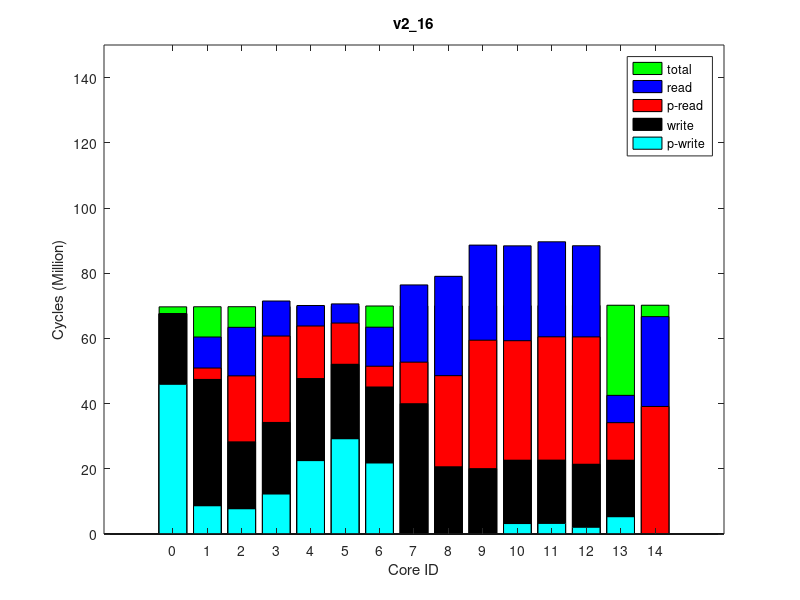

Here is the MATLAB script that generated this plot:
times(1, :, :) = [
0, 70751520, 0
3489798, 70780768, 0
20238797, 70796708, 0
26507347, 70833513, 0
12738803, 71032938, 0
6368826, 71014872, 0
12644591, 70948824, 0
16116001, 70892592, 0
27944662, 71045985, 0
39393781, 71060531, 0
36649579, 71100020, 0
37818449, 71153131, 0
38311580, 71264050, 0
10961294, 71260833, 0
39060368, 71208088, 0
];
times(2, :, :) = [
0, 70752091, 0
3488790, 70781358, 0
20239537, 70797310, 0
26507227, 70834077, 0
12739343, 71033509, 0
6369182, 71015450, 0
12643796, 70949406, 0
16117294, 70893261, 0
27945900, 71046596, 0
39394414, 71061140, 0
36650388, 71099989, 0
37819759, 71152544, 0
39213535, 71262785, 0
11573724, 71259568, 0
39064540, 71206928, 0
];
times(3, :, :) = [
0, 70752499, 0
3488697, 70781749, 0
20240186, 70797697, 0
26507374, 70834453, 0
12740055, 71033898, 0
6368897, 71015810, 0
12643996, 70949714, 0
16116327, 70893534, 0
27946009, 71046964, 0
39394719, 71061503, 0
36650463, 71100366, 0
37819256, 71152903, 0
39213632, 71263118, 0
11573305, 71259883, 0
39064968, 71207228, 0
];
times(4, :, :) = [
0, 70752162, 0
3489435, 70781399, 0
20239090, 70797352, 0
26506035, 70834045, 0
12739486, 71033465, 0
6369374, 71015383, 0
12644277, 70949345, 0
16116753, 70893164, 0
27945239, 71046561, 0
39394173, 71061107, 0
36649603, 71099980, 0
37819416, 71152500, 0
39213580, 71262828, 0
11572813, 71259619, 0
39063980, 71206943, 0
];
times(5, :, :) = [
0, 70751867, 0
3490124, 70781126, 0
20239616, 70797076, 0
26506458, 70833818, 0
12739569, 71033302, 0
6368706, 71015231, 0
12643826, 70949163, 0
16116035, 70892999, 0
27945274, 71046401, 0
39394297, 71060949, 0
36649372, 71099805, 0
37819190, 71152361, 0
39213554, 71262718, 0
11572893, 71259499, 0
39063928, 71206827, 0
];
times(6, :, :) = [
0, 70751073, 0
3489579, 70780339, 0
20239584, 70796295, 0
26506884, 70833092, 0
12740377, 71032542, 0
6369066, 71014466, 0
12644713, 70948405, 0
16117403, 70892165, 0
27945382, 71045595, 0
39393296, 71060149, 0
36647993, 71099003, 0
37818883, 71151549, 0
39212557, 71261788, 0
11571806, 71258565, 0
39063288, 71205909, 0
];
times(7, :, :) = [
0, 70750052, 0
3489883, 70779294, 0
20240203, 70795257, 0
26506345, 70832053, 0
12738752, 71031530, 0
6369228, 71013439, 0
12644336, 70947389, 0
16117563, 70891215, 0
27944276, 71044610, 0
39392440, 71059155, 0
36648036, 71098036, 0
37818125, 71150598, 0
39211950, 71260842, 0
11572240, 71257615, 0
39061465, 71204980, 0
];
times(8, :, :) = [
0, 70752025, 0
3488820, 70781285, 0
20238445, 70797238, 0
26505838, 70834018, 0
12739380, 71033491, 0
6369325, 71015427, 0
12644321, 70949363, 0
16116851, 70893155, 0
27944944, 71046574, 0
39394148, 71061119, 0
36651209, 71099954, 0
37819685, 71152498, 0
39213096, 71262746, 0
11573379, 71259511, 0
39064264, 71206860, 0
];
times(9, :, :) = [
0, 70751497, 0
3489442, 70780682, 0
20238623, 70796622, 0
26506769, 70833417, 0
12739604, 71032865, 0
6368892, 71014798, 0
12644166, 70948734, 0
16115859, 70892492, 0
27944871, 71045919, 0
39393458, 71060459, 0
36649171, 71099323, 0
37819783, 71151879, 0
39212693, 71262184, 0
11573133, 71258965, 0
39064423, 71206280, 0
];
times(10, :, :) = [
0, 70751041, 0
3489460, 70780281, 0
20238812, 70796232, 0
26505803, 70832983, 0
12738378, 71032474, 0
6369012, 71014384, 0
12645069, 70948307, 0
16116976, 70892088, 0
27945296, 71045532, 0
39393538, 71060076, 0
36648926, 71098880, 0
37818866, 71151406, 0
39212205, 71261689, 0
11572732, 71258466, 0
39063468, 71205796, 0
];
ave_times = round(squeeze(mean(times)));
format long g, ave_times
std_times = round(squeeze(std(times)));
format long g, std_times
polling_read_times = ave_times;
times(1, :, :) = [
45912360, 72577629, 0
8658093, 72606895, 0
7738948, 72623187, 0
12263041, 72660582, 0
0, 72862268, 0
21782763, 72844367, 0
29221129, 72777375, 0
22511987, 72720407, 0
0, 72875161, 0
3572, 72890203, 0
3206762, 72929330, 0
3242825, 72980787, 0
0, 73088637, 0
5786139, 73085639, 0
2054996, 73034627, 0
];
times(2, :, :) = [
45912474, 72577818, 0
8661321, 72607560, 0
7742264, 72623870, 0
12255517, 72660986, 0
0, 72862682, 0
21782074, 72844785, 0
29209861, 72777763, 0
22505605, 72720773, 0
0, 72875569, 0
3533, 72890585, 0
3205777, 72928859, 0
3242504, 72980439, 0
0, 73087582, 0
5241628, 73084588, 0
2054333, 73033686, 0
];
times(3, :, :) = [
45908751, 72574442, 0
8654527, 72602364, 0
7737986, 72618947, 0
12264658, 72656588, 0
0, 72858356, 0
21779306, 72840454, 0
29213655, 72773352, 0
22510725, 72716376, 0
0, 72871206, 0
3530, 72886203, 0
3205408, 72924379, 0
3242179, 72975672, 0
0, 73082796, 0
5241680, 73079790, 0
2053843, 73028868, 0
];
times(4, :, :) = [
45912912, 72578322, 0
8657509, 72605922, 0
7739120, 72622210, 0
12263779, 72660170, 0
0, 72861921, 0
21781490, 72843996, 0
29220221, 72776926, 0
22514302, 72719920, 0
0, 72874814, 0
3570, 72889857, 0
3206438, 72928559, 0
3241643, 72979303, 0
0, 73086457, 0
5241653, 73083439, 0
2053744, 73032535, 0
];
times(5, :, :) = [
45910609, 72575481, 0
8659109, 72605868, 0
7740661, 72622191, 0
12258120, 72658907, 0
0, 72860458, 0
21779560, 72842529, 0
29207391, 72775487, 0
22504768, 72718385, 0
0, 72873344, 0
3553, 72888377, 0
3205491, 72926507, 0
3242212, 72977844, 0
0, 73084949, 0
5242068, 73081941, 0
2054369, 73031023, 0
];
times(6, :, :) = [
45911861, 72577376, 0
8659382, 72607260, 0
7741081, 72623545, 0
12262966, 72660632, 0
0, 72862436, 0
21782233, 72844538, 0
29214333, 72777486, 0
22506346, 72720461, 0
0, 72875333, 0
3537, 72890350, 0
3205096, 72928461, 0
3242187, 72980152, 0
0, 73087309, 0
5241557, 73084313, 0
2054459, 73033409, 0
];
times(7, :, :) = [
45909239, 72574453, 0
8649507, 72604414, 0
7733743, 72620716, 0
12264666, 72657995, 0
0, 72859607, 0
21779057, 72841698, 0
29227135, 72774601, 0
22510772, 72717563, 0
0, 72872476, 0
3523, 72887478, 0
3205628, 72925690, 0
3241941, 72976979, 0
0, 73084076, 0
5241005, 73081080, 0
2053824, 73030155, 0
];
times(8, :, :) = [
45910363, 72575710, 0
8659326, 72604422, 0
7742598, 72620680, 0
12258562, 72658772, 0
0, 72860293, 0
21781555, 72842352, 0
29203261, 72775280, 0
22506922, 72718207, 0
0, 72873139, 0
3553, 72888152, 0
3205417, 72926278, 0
3241851, 72977593, 0
0, 73084737, 0
5241793, 73081731, 0
2054285, 73030792, 0
];
times(9, :, :) = [
45913005, 72577825, 0
8661373, 72607473, 0
7743904, 72623760, 0
12265961, 72660769, 0
0, 72862656, 0
21781636, 72844765, 0
29207828, 72777704, 0
22515100, 72720604, 0
0, 72875552, 0
3533, 72890573, 0
3205123, 72928717, 0
3241707, 72979982, 0
0, 73087077, 0
5241738, 73084063, 0
2054376, 73033143, 0
];
times(10, :, :) = [
45912239, 72577268, 0
8656364, 72606508, 0
7737022, 72622791, 0
12262762, 72660204, 0
0, 72862167, 0
21783178, 72844281, 0
29216706, 72777120, 0
22507107, 72719986, 0
0, 72875019, 0
3543, 72890035, 0
3205572, 72928086, 0
3241862, 72979370, 0
0, 73086451, 0
5241638, 73083449, 0
2054115, 73032517, 0
];
ave_times = round(squeeze(mean(times)));
format long g, ave_times
std_times = round(squeeze(std(times)));
format long g, std_times
polling_write_times = ave_times;
times(1, :, :) = [
0, 98441072, 0
13011778, 98491001, 64000
35132269, 98508089, 128000
37255070, 98568099, 64000
36434392, 98850575, 64000
18348049, 98826771, 128000
18529479, 98734393, 64000
22407340, 98652647, 64000
58419104, 98866292, 128000
68563760, 98880658, 64000
65753604, 98938634, 64000
66976421, 99020897, 64000
65822448, 99192508, 250000
19308945, 99186305, 128000
67043309, 99104996, 64000
];
times(2, :, :) = [
0, 98442122, 0
13011650, 98492043, 64000
35133622, 98509156, 128000
37255287, 98569217, 64000
36434935, 98851624, 64000
18348534, 98827826, 128000
18529528, 98735416, 64000
22406443, 98653770, 64000
58420329, 98867346, 128000
68564273, 98881707, 64000
65753766, 98939090, 64000
66972377, 99020687, 64000
66779085, 99191594, 250000
19955080, 99185385, 128000
67027475, 99104206, 64000
];
times(3, :, :) = [
0, 98440942, 0
13012310, 98490851, 64000
35132584, 98507964, 128000
37254818, 98567980, 64000
36434416, 98850363, 64000
18348169, 98826562, 128000
18529502, 98734218, 64000
22406549, 98652541, 64000
58418713, 98866093, 128000
68563129, 98880451, 64000
65752740, 98937795, 64000
66971422, 99019462, 64000
66777879, 99190296, 250000
19955023, 99184097, 128000
67025375, 99102902, 64000
];
times(4, :, :) = [
0, 98441438, 0
13011841, 98491354, 64000
35130664, 98508450, 128000
37253812, 98568488, 64000
36434063, 98850919, 64000
18348307, 98827124, 128000
18529813, 98734785, 64000
22405683, 98653091, 64000
58419259, 98866687, 128000
68563508, 98881064, 64000
65753314, 98938400, 64000
66972504, 99020043, 64000
66778561, 99191022, 250000
19955454, 99184829, 128000
67027058, 99103647, 64000
];
times(5, :, :) = [
0, 98442582, 0
13012134, 98492451, 64000
35133119, 98509576, 128000
37255657, 98569610, 64000
36434580, 98852069, 64000
18348486, 98828276, 128000
18530236, 98735885, 64000
22405989, 98654189, 64000
58420955, 98867819, 128000
68564574, 98882193, 64000
65754631, 98939531, 64000
66973649, 99021208, 64000
66779821, 99192145, 250000
19957012, 99185950, 128000
67028881, 99104776, 64000
];
times(6, :, :) = [
0, 98441634, 0
13011707, 98491482, 64000
35130851, 98508609, 128000
37253718, 98568672, 64000
36434356, 98851131, 64000
18348299, 98827333, 128000
18529655, 98734928, 64000
22406770, 98653278, 64000
58419743, 98866884, 128000
68563829, 98881259, 64000
65753519, 98938574, 64000
66972333, 99020237, 64000
66778750, 99191106, 250000
19956002, 99184911, 128000
67027043, 99103730, 64000
];
times(7, :, :) = [
0, 98442305, 0
13011704, 98492207, 64000
35133191, 98509310, 128000
37254937, 98569319, 64000
36435280, 98851703, 64000
18348794, 98827874, 128000
18530090, 98735513, 64000
22406147, 98653849, 64000
58420676, 98867427, 128000
68564217, 98881781, 64000
65753808, 98939118, 64000
66972619, 99020735, 64000
66779149, 99191634, 250000
19955952, 99185430, 128000
67027732, 99104245, 64000
];
times(8, :, :) = [
0, 98441307, 0
13011240, 98491221, 64000
35133421, 98508310, 128000
37254629, 98568400, 64000
36434558, 98850847, 64000
18348524, 98827053, 128000
18529612, 98734676, 64000
22405674, 98652953, 64000
58418879, 98866567, 128000
68564287, 98880971, 64000
65753173, 98938359, 64000
66972059, 99019985, 64000
66778369, 99190828, 250000
19955326, 99184627, 128000
67026653, 99103426, 64000
];
times(9, :, :) = [
0, 98441693, 0
13011704, 98491600, 64000
35132816, 98508717, 128000
37254553, 98568727, 64000
36434536, 98851153, 64000
18348670, 98827349, 128000
18529496, 98734970, 64000
22406693, 98653240, 64000
58420036, 98866864, 128000
68563900, 98881240, 64000
65753158, 98938563, 64000
66972155, 99020217, 64000
66778584, 99191059, 250000
19954985, 99184870, 128000
67026986, 99103677, 64000
];
times(10, :, :) = [
0, 98441820, 0
13012214, 98491741, 64000
35131517, 98508883, 128000
37253743, 98568901, 64000
36434865, 98851263, 64000
18348493, 98827482, 128000
18530130, 98735144, 64000
22405351, 98653463, 64000
58419975, 98867017, 128000
68563743, 98881393, 64000
65753278, 98938794, 64000
66972141, 99020424, 64000
66778916, 99191308, 250000
19956101, 99185119, 128000
67026432, 99103951, 64000
];
ave_times = round(squeeze(mean(times)));
format long g, ave_times
std_times = round(squeeze(std(times)));
format long g, std_times
read_times = ave_times;
times(1, :, :) = [
0, 69682776, 0
0, 69711303, 0
0, 69727056, 0
0, 69763150, 0
0, 69959776, 0
0, 69941790, 0
0, 69876490, 0
0, 69821181, 0
0, 69972657, 0
0, 69987037, 0
0, 70024185, 0
0, 70074989, 0
0, 70181238, 0
0, 70178233, 0
0, 70127694, 0
];
times(2, :, :) = [
0, 69682520, 0
0, 69710970, 0
0, 69726725, 0
0, 69762778, 0
0, 69959475, 0
0, 69941470, 0
0, 69876177, 0
0, 69820975, 0
0, 69972366, 0
0, 69986784, 0
0, 70023412, 0
0, 70073688, 0
0, 70179377, 0
0, 70176378, 0
0, 70125918, 0
];
times(3, :, :) = [
0, 69682716, 0
0, 69711162, 0
0, 69726916, 0
0, 69762952, 0
0, 69959606, 0
0, 69941619, 0
0, 69876330, 0
0, 69821047, 0
0, 69972486, 0
0, 69986896, 0
0, 70023470, 0
0, 70073777, 0
0, 70179474, 0
0, 70176477, 0
0, 70126002, 0
];
times(4, :, :) = [
0, 69682249, 0
0, 69710745, 0
0, 69726517, 0
0, 69762502, 0
0, 69959145, 0
0, 69941137, 0
0, 69875842, 0
0, 69820576, 0
0, 69971984, 0
0, 69986347, 0
0, 70023006, 0
0, 70073292, 0
0, 70179001, 0
0, 70175984, 0
0, 70125500, 0
];
times(5, :, :) = [
0, 69682345, 0
0, 69710840, 0
0, 69726594, 0
0, 69762654, 0
0, 69959315, 0
0, 69941364, 0
0, 69876046, 0
0, 69820808, 0
0, 69972206, 0
0, 69986617, 0
0, 70023292, 0
0, 70073568, 0
0, 70179261, 0
0, 70176266, 0
0, 70125796, 0
];
times(6, :, :) = [
0, 69682314, 0
0, 69710819, 0
0, 69726586, 0
0, 69762626, 0
0, 69959341, 0
0, 69941338, 0
0, 69876029, 0
0, 69820759, 0
0, 69972225, 0
0, 69986627, 0
0, 70023203, 0
0, 70073508, 0
0, 70179204, 0
0, 70176207, 0
0, 70125731, 0
];
times(7, :, :) = [
0, 69681866, 0
0, 69710355, 0
0, 69726100, 0
0, 69762177, 0
0, 69958893, 0
0, 69940916, 0
0, 69875569, 0
0, 69820325, 0
0, 69971752, 0
0, 69986115, 0
0, 70022768, 0
0, 70073052, 0
0, 70178712, 0
0, 70175712, 0
0, 70125243, 0
];
times(8, :, :) = [
0, 69682607, 0
0, 69711099, 0
0, 69726861, 0
0, 69762906, 0
0, 69959709, 0
0, 69941661, 0
0, 69876356, 0
0, 69821093, 0
0, 69972591, 0
0, 69987003, 0
0, 70023552, 0
0, 70073834, 0
0, 70179537, 0
0, 70176522, 0
0, 70126050, 0
];
times(9, :, :) = [
0, 69682492, 0
0, 69711024, 0
0, 69726764, 0
0, 69762672, 0
0, 69959333, 0
0, 69941366, 0
0, 69876033, 0
0, 69820766, 0
0, 69972182, 0
0, 69986566, 0
0, 70023205, 0
0, 70073481, 0
0, 70179161, 0
0, 70176144, 0
0, 70125672, 0
];
times(10, :, :) = [
0, 69681031, 0
0, 69709543, 0
0, 69725298, 0
0, 69761413, 0
0, 69958121, 0
0, 69940085, 0
0, 69874795, 0
0, 69819541, 0
0, 69970975, 0
0, 69985385, 0
0, 70021950, 0
0, 70072197, 0
0, 70177896, 0
0, 70174877, 0
0, 70124407, 0
];
ave_times = round(squeeze(mean(times)));
format long g, ave_times
std_times = round(squeeze(std(times)));
format long g, std_times
total_times = ave_times;
times(1, :, :) = [
67590567, 80614534, 64000
47417269, 80645311, 128000
28267186, 80662406, 64000
34216860, 80705679, 64000
39972258, 80934859, 128000
45094674, 80913398, 64000
52061407, 80835816, 64000
47686480, 80772272, 64000
20624828, 80949354, 64000
20055770, 80965227, 64000
22642240, 80999523, 64000
22665815, 81051039, 64000
0, 81162061, 0
22637795, 81159059, 64000
21395316, 81105058, 64000
];
times(2, :, :) = [
67590319, 80614277, 64000
47416498, 80645038, 128000
28266428, 80662099, 64000
34216201, 80705375, 64000
39972607, 80934554, 128000
45094963, 80913052, 64000
52060831, 80835472, 64000
47687048, 80771925, 64000
20624031, 80948995, 64000
20055514, 80964833, 64000
22642366, 80999147, 64000
22665905, 81050644, 64000
0, 81161613, 0
22636504, 81158603, 64000
21396767, 81104586, 64000
];
times(3, :, :) = [
67589522, 80613455, 64000
47415982, 80644145, 128000
28266883, 80661205, 64000
34216490, 80704494, 64000
39971227, 80933641, 128000
45093242, 80912167, 64000
52060420, 80834620, 64000
47686251, 80771062, 64000
20625155, 80948086, 64000
20056367, 80963926, 64000
22642198, 80998241, 64000
22665511, 81049732, 64000
0, 81160722, 0
22636793, 81157718, 64000
21396686, 81103683, 64000
];
times(4, :, :) = [
67590688, 80614626, 64000
47417326, 80645333, 128000
28269457, 80662392, 64000
34218775, 80705708, 64000
39971861, 80934807, 128000
45094407, 80913346, 64000
52062533, 80835796, 64000
47687692, 80772294, 64000
20624789, 80949263, 64000
20055282, 80965131, 64000
22642094, 80999458, 64000
22664925, 81050948, 64000
0, 81161944, 0
22636293, 81158942, 64000
21397028, 81104915, 64000
];
times(5, :, :) = [
67590253, 80614211, 64000
47416396, 80644965, 128000
28268658, 80662064, 64000
34217825, 80705315, 64000
39972025, 80934405, 128000
45094210, 80912933, 64000
52060661, 80835351, 64000
47688686, 80771848, 64000
20624871, 80948859, 64000
20055489, 80964694, 64000
22642139, 80998988, 64000
22665169, 81050500, 64000
0, 81161483, 0
22636538, 81158475, 64000
21398076, 81104437, 64000
];
times(6, :, :) = [
67590083, 80614059, 64000
47417049, 80644857, 128000
28269376, 80661900, 64000
34218928, 80705150, 64000
39971696, 80934270, 128000
45094217, 80912829, 64000
52062215, 80835233, 64000
47688684, 80771722, 64000
20625277, 80948739, 64000
20056144, 80964584, 64000
22642470, 80998923, 64000
22665528, 81050422, 64000
0, 81161406, 0
22636755, 81158406, 64000
21397889, 81104385, 64000
];
times(7, :, :) = [
67591123, 80615090, 64000
47416849, 80645888, 128000
28267938, 80662946, 64000
34218128, 80706242, 64000
39972405, 80935404, 128000
45095088, 80913950, 64000
52062598, 80836370, 64000
47688724, 80772818, 64000
20624706, 80949912, 64000
20055457, 80965764, 64000
22642968, 81000075, 64000
22665408, 81051589, 64000
0, 81162592, 0
22636572, 81159590, 64000
21397285, 81105563, 64000
];
times(8, :, :) = [
67590493, 80614426, 64000
47416272, 80645212, 128000
28267791, 80662277, 64000
34217517, 80705568, 64000
39971783, 80934744, 128000
45094599, 80913283, 64000
52059224, 80835706, 64000
47686704, 80772152, 64000
20624796, 80949252, 64000
20055752, 80965098, 64000
22642242, 80999398, 64000
22665182, 81050903, 64000
0, 81161896, 0
22636238, 81158894, 64000
21396392, 81104884, 64000
];
times(9, :, :) = [
67590950, 80614888, 64000
47417429, 80645558, 128000
28268825, 80662632, 64000
34218101, 80705987, 64000
39972237, 80935093, 128000
45094742, 80913636, 64000
52063715, 80836094, 64000
47688419, 80772537, 64000
20624999, 80949579, 64000
20055598, 80965429, 64000
22642828, 80999727, 64000
22665277, 81051257, 64000
0, 81162235, 0
22636452, 81159239, 64000
21397414, 81105224, 64000
];
times(10, :, :) = [
67590291, 80614215, 64000
47416188, 80644956, 128000
28267165, 80662019, 64000
34216331, 80705386, 64000
39972049, 80934444, 128000
45094400, 80912984, 64000
52061375, 80835405, 64000
47687265, 80771879, 64000
20624770, 80948887, 64000
20056142, 80964798, 64000
22642878, 80999083, 64000
22665612, 81050588, 64000
0, 81161561, 0
22636828, 81158559, 64000
21398683, 81104530, 64000
];
ave_times = round(squeeze(mean(times)));
format long g, ave_times
std_times = round(squeeze(std(times)));
format long g, std_times
write_times = ave_times;
mytitle = 'v2\_16';
order = [1 2 3 4 8 7 6 5 9 10 11 12 15 14 13];

total_times = total_times(:, 2)(order);

read_times = read_times(:, 1)(order);
write_times = write_times(:, 1)(order);

polling_read_times = polling_read_times(:, 1)(order);
polling_write_times = polling_write_times(:, 1)(order);

total_times /= 1000000;

read_times /= 1000000;
write_times /= 1000000;

polling_read_times /= 1000000;
polling_write_times /= 1000000;

% laying read on top of write
read_times += write_times;
polling_read_times += write_times;

figure(1);
clf()
% set(gcf, 'Position', get(0,'Screensize'));
% set(gcf,'units','normalized','outerposition',[0 0 1 1])
bar(0:14, total_times,'g');
hold on;
bar(0:14, read_times,'b');
bar(0:14, polling_read_times,'r');
bar(0:14, write_times,'k');
bar(0:14, polling_write_times,'c');
hold off

axis([-2 16 0 150])
% axis([-1 15])
set(gca,'XTick',0:14);
% set(gca,'xticklabel',{ '0'; '1'; '2'; '3'; '7'; '6'; '5'; '4'; '8'; '9'; '10'; '11'; '15'; '14'; '13' })

xlabel('Core ID')
ylabel('Cycles (Million)')

legend('total', 'read', 'p-read', 'write', 'p-write')
title(mytitle)
print(1, strcat(mytitle, '.png'))
